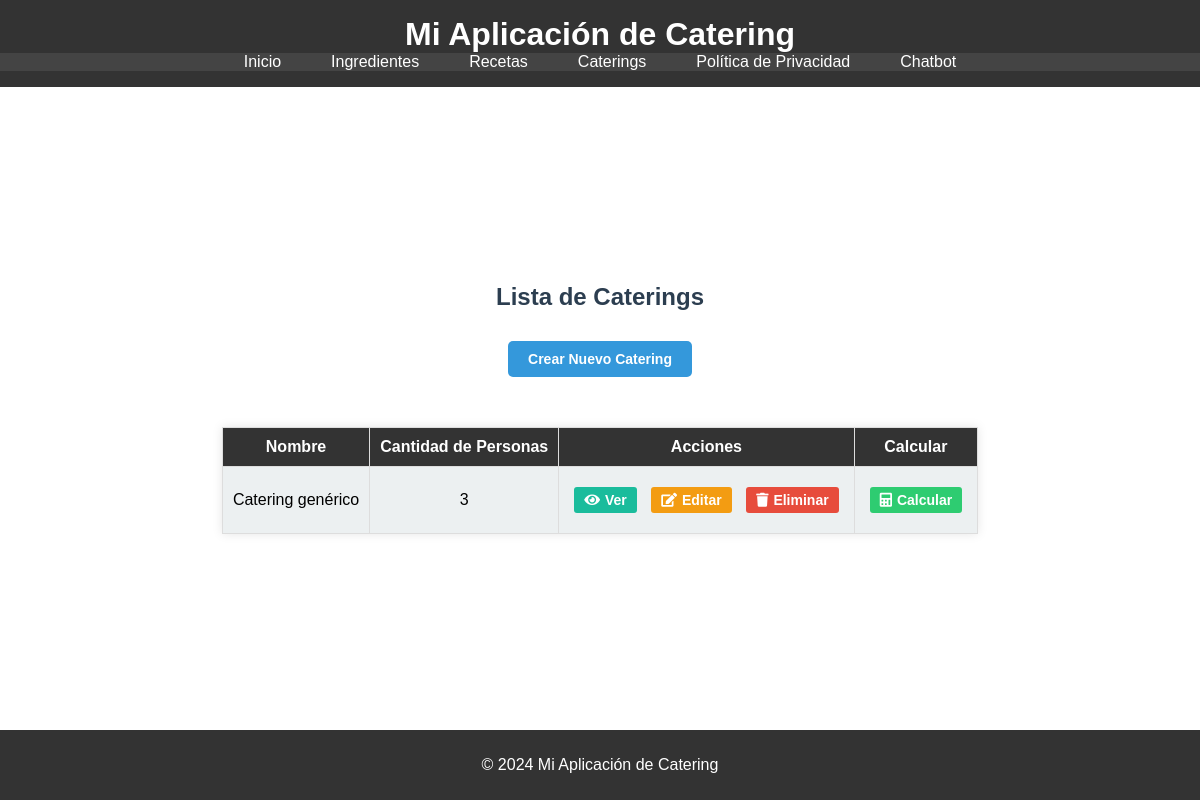
Page /calculos/caterings/ on the earlier database version.
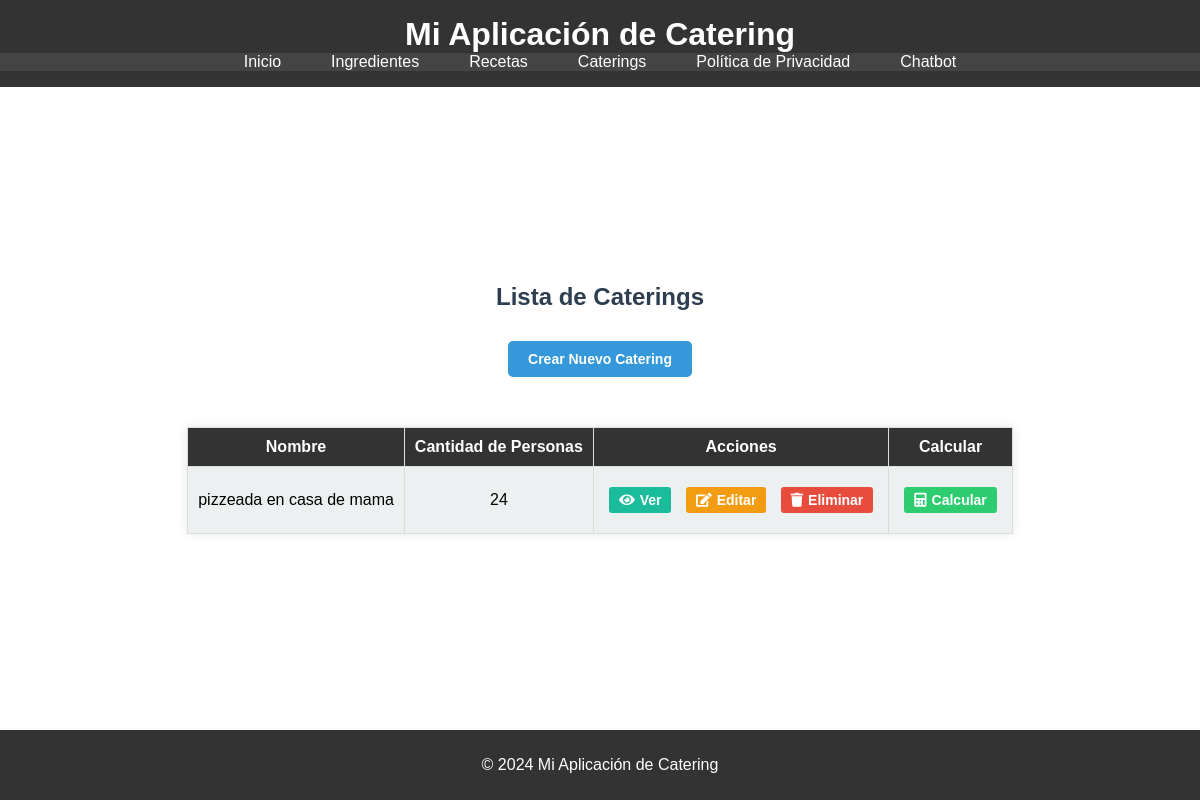
Same page on the later database version.
### calculos/models.py (models this page shows, shortened)
class Catering(models.Model):
    nombre = models.CharField(max_length=100, default="Catering genérico")
    cantidad_personas = models.PositiveIntegerField()

### calculos/views.py (the view)
# urls.py: path('caterings/', views.lista_caterings, name='lista_caterings'),
def lista_caterings(request):
    caterings = Catering.objects.all()
    return render(request, 'calculos/lista_caterings.html', {'caterings': caterings})

### templates/calculos/lista_caterings.html (shortened to what this page needs)
{% extends 'base.html' %}
{% block content %}
<h2 style="color: #2c3e50;">Lista de Caterings</h2>
<a href="{% url 'agregar_catering' %}" class="btn btn-primary" style="background-color: #3498db; color: white; border: none; padding: 10px 20px; border-radius: 5px; text-decoration: none; font-weight: bold;">Crear Nuevo Catering</a>
<div class="responsive-table" style="margin-top: 20px;">
    <table style="width: 100%; border-collapse: collapse;">
        <thead>
            <tr style="background-color: #34495e; color: white;">
                <th style="padding: 10px;">Nombre</th>
                <th style="padding: 10px;">Cantidad de Personas</th>
                <th style="padding: 10px;">Acciones</th>
                <th style="padding: 10px;">Calcular</th>
            </tr>
        </thead>
        <tbody>
            {% for catering in caterings %}
            <tr style="background-color: {% cycle '#ecf0f1' '#bdc3c7' %};">
                <td data-label="Nombre" style="padding: 10px;">{{ catering.nombre }}</td>
                <td data-label="Cantidad de Personas" style="padding: 10px;">{{ catering.cantidad_personas }}</td>
                <td data-label="Acciones" style="padding: 10px;">
                    {% if catering.id %}
                        <a href="{% url 'ver_catering' catering.id %}" class="btn btn-info" style="background-color: #1abc9c; color: white; padding: 5px 10px; border-radius: 3px; text-decoration: none; font-size: 14px;">
                            <i class="fas fa-eye"></i> Ver
                        </a>
                        <a href="{% url 'editar_catering' catering.id %}" class="btn btn-warning" style="background-color: #f39c12; color: white; padding: 5px 10px; border-radius: 3px; text-decoration: none; font-size: 14px;">
                            <i class="fas fa-edit"></i> Editar
                        </a>
                        <a href="{% url 'eliminar_catering' catering.id %}" class="btn btn-danger" style="background-color: #e74c3c; color: white; padding: 5px 10px; border-radius: 3px; text-decoration: none; font-size: 14px;" onclick="return confirm('¿Estás seguro de eliminar este catering?');">
                            <i class="fas fa-trash"></i> Eliminar
                        </a>
                    {% else %}
                        <p style="color: #e74c3c;">Error: Catering no válido</p>
                    {% endif %}
                </td>
                <td data-label="Calcular" style="padding: 10px;">
                    {% if catering.id %}
                        <a href="{% url 'finalizar_catering' catering.id %}" class="btn btn-success" style="background-color: #2ecc71; color: white; padding: 5px 10px; border-radius: 3px; text-decoration: none; font-size: 14px;">
                            <i class="fas fa-calculator"></i> Calcular
                        </a>
                    {% else %}
                        <p style="color: #e74c3c;">Error: Catering no válido</p>
                    {% endif %}
                </td>
            </tr>
            {% endfor %}
        </tbody>
    </table>
</div>
{% endblock %}

Differences in the rows shown:
removed Catering: nombre "Catering genérico", cantidad_personas "3", shows "Ver", shows "Calcular"
added Catering: nombre "pizzeada en casa de mama", cantidad_personas "24", shows "Ver", shows "Calcular"
